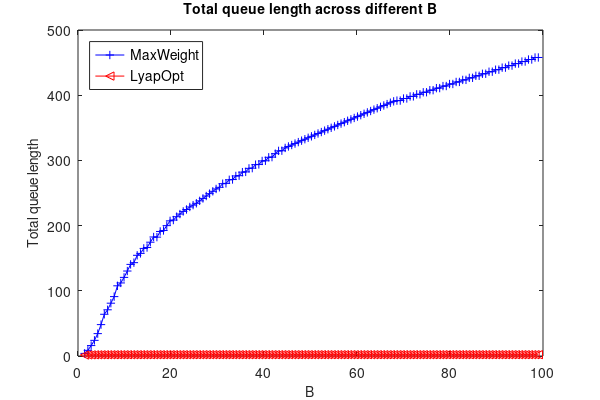

Source code (MATLAB): (Note: this script raises an error after producing the figure.)
% Extended evaluation: Performance at time T across multiple b values
clear; clc;

%% Parameters
n = 2;              % Number of queues
m = 3;              % Number of feasible service schedules
T = 1000;
runs = 1;
scenario = 'b_boundary';
scalar = 1;

%% b values setup
b_values = scalar * (2:140);
num_bs = numel(b_values);
result_max = zeros(1, num_bs);
result_lyap = zeros(1, num_bs);

for bi = 1:num_bs
    b = b_values(bi);
    % Define departure set and lambda for this b
    lambda = scalar * [1, (b-1)/b];
    D = scalar * [b, 0; 0, 1; 1, (b-1)/b];

    % Preallocate metrics for this b
    Metric_max_total = zeros(runs, T);
    Metric_lyap_total = zeros(runs, T);

    for run = 1:runs
        Q_max = zeros(n,1);
        Q_lyap = zeros(n,1);

        for t = 1:T
            % MaxWeight decision
            [~, idx_max] = max(D * Q_max);
            d_max = D(idx_max, :)';
            % Lyapunov decision
            lyap_costs = sum((max(Q_lyap' - D, 0)).^2, 2);
            [~, idx_lyap] = min(lyap_costs);
            d_lyap = D(idx_lyap, :)';

            % Generate arrivals
            A_curr = lambda';
      

            % Update queues
            Q_max = max(Q_max - d_max, 0) + A_curr;
            Q_lyap = max(Q_lyap - d_lyap, 0) + A_curr;

            % Record total queue lengths
            Metric_max_total(run, t) = sum(Q_max);
            Metric_lyap_total(run, t) = sum(Q_lyap);
        end
    end

    % Compute mean at final time T
    mean_max_total = mean(Metric_max_total, 1);
    mean_lyap_total = mean(Metric_lyap_total, 1);
    result_max(bi) = mean_max_total(end);
    result_lyap(bi) = mean_lyap_total(end);
end

%% Plot results

fig = figure('Units','inches', 'Position',[1,1,6,4]);
set(fig, 'PaperUnits','inches', 'PaperSize',[6,4], 'PaperPosition',[0,0,6,4]);
plot(b_values/sqrt(2), result_max, 'b-+', 'DisplayName', 'MaxWeight');
hold on;
plot(b_values/sqrt(2), result_lyap, 'r-<', 'DisplayName', 'LyapOpt');
xlabel('B');
ylabel(sprintf('Total queue length', T));
legend('Location', 'northwest');
title('Total queue length across different B');


set(fig,'color','w');
set(findall(fig, '-property', 'FontSize'), 'FontSize', 10);
export_fig(fig,'performance_vs_b.pdf', '-pdf', '-nocrop');


